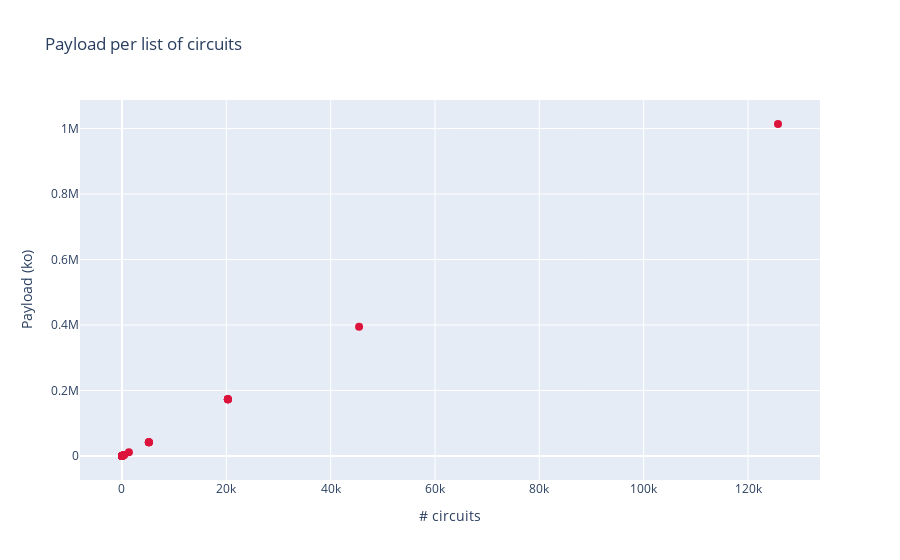

Notebook code for this chart:
### Markdown cell above
### Payload vs number of circuits
Look at payload size versus number of circuits. This tells us how payload size scales with the number of kernel values we're trying to calculate in 1 go.

### Code cell
list_payload_size = tele_file["payload_size"].tolist()
list_nb_circuits = tele_file["nb_circuits"].tolist()
    
print("Size of dataframe : ", len(list_payload_size))

fig = go.Figure([go.Scatter(x=list_nb_circuits, y=list_payload_size, mode='markers',
                            marker=dict(color="crimson", size=8))])

fig.update_layout(title_text='Payload per list of circuits', 
                         xaxis_title="# circuits", yaxis_title="Payload (ko)")

### Figure 1 — Plotly figure (JSON) as saved in the notebook; plotly's stock layout.template omitted (floating-point values rounded to 4 significant figures)
{"data": [{"marker": {"color": "crimson", "size": 8}, "mode": "markers", "type": "scatter", "x": [3, 3, 5151, 3, 3, 3, 3, 351, 5151, 125751, 3, 20301, 351, 45451, 3, 351, 1326, 20301, 5151, 3, 20301, 20301, 351, 5151, 20301], "y": [88, 88, 41880, 88, 88, 88, 88, 2872, 41880, 1013816, 88, 173016, 2872, 394968, 88, 2872, 11288, 173016, 41880, 88, 173016, 173016, 2872, 41880, 173016]}], "layout": {"title": {"text": "Payload per list of circuits"}, "xaxis": {"title": {"text": "# circuits"}}, "yaxis": {"title": {"text": "Payload (ko)"}}}}
